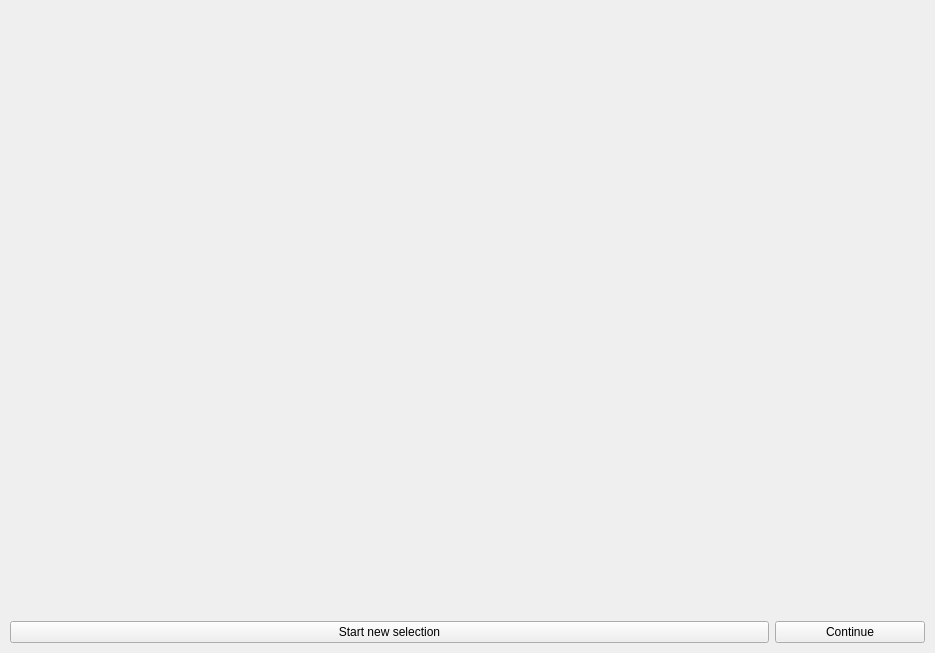
<?xml version="1.0" encoding="UTF-8"?>
<ui version="4.0">
 <class>PositionSelection</class>
 <widget class="QMainWindow" name="PositionSelection">
  <property name="geometry">
   <rect>
    <x>0</x>
    <y>0</y>
    <width>935</width>
    <height>653</height>
   </rect>
  </property>
  <property name="windowTitle">
   <string>Auswahl der benötigten Positionen</string>
  </property>
  <widget class="QWidget" name="centralwidget">
   <layout class="QGridLayout" name="gridLayout_2">
    <property name="leftMargin">
     <number>10</number>
    </property>
    <property name="topMargin">
     <number>10</number>
    </property>
    <property name="rightMargin">
     <number>10</number>
    </property>
    <property name="bottomMargin">
     <number>10</number>
    </property>
    <item row="0" column="0">
     <layout class="QGridLayout" name="gridLayout">
      <property name="sizeConstraint">
       <enum>QLayout::SetDefaultConstraint</enum>
      </property>
      <item row="0" column="0">
       <spacer name="horizontalSpacer">
        <property name="orientation">
         <enum>Qt::Horizontal</enum>
        </property>
        <property name="sizeHint" stdset="0">
         <size>
          <width>40</width>
          <height>0</height>
         </size>
        </property>
       </spacer>
      </item>
     </layout>
    </item>
    <item row="1" column="0">
     <widget class="QPushButton" name="reset_button">
      <property name="text">
       <string>Start new selection</string>
      </property>
     </widget>
    </item>
    <item row="1" column="1">
     <widget class="QPushButton" name="apply_button">
      <property name="sizePolicy">
       <sizepolicy hsizetype="Minimum" vsizetype="Minimum">
        <horstretch>0</horstretch>
        <verstretch>0</verstretch>
       </sizepolicy>
      </property>
      <property name="text">
       <string>Continue</string>
      </property>
      <property name="autoDefault">
       <bool>false</bool>
      </property>
     </widget>
    </item>
    <item row="0" column="1">
     <layout class="QGridLayout" name="legendLayout">
      <property name="sizeConstraint">
       <enum>QLayout::SetDefaultConstraint</enum>
      </property>
      <item row="7" column="1">
       <spacer name="verticalSpacer">
        <property name="orientation">
         <enum>Qt::Vertical</enum>
        </property>
        <property name="sizeHint" stdset="0">
         <size>
          <width>150</width>
          <height>100</height>
         </size>
        </property>
       </spacer>
      </item>
     </layout>
    </item>
   </layout>
  </widget>
  <widget class="QMenuBar" name="menubar">
   <property name="geometry">
    <rect>
     <x>0</x>
     <y>0</y>
     <width>935</width>
     <height>22</height>
    </rect>
   </property>
  </widget>
 </widget>
 <resources/>
 <connections/>
</ui>
